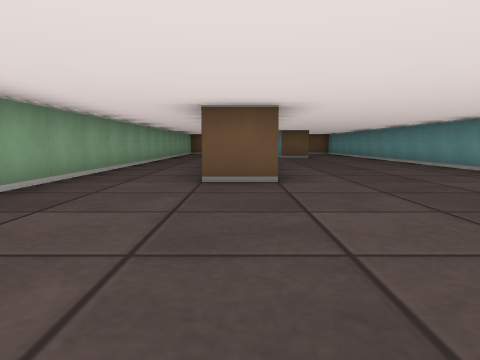
View 1 (above)

21 first-person views from a walk through a cub3D ray-caster map. The camera is about half as high as the walls, tilts 6° down and sees 70° across. The floor is counted in squares. Each view is taken from the middle of a square. On the plan, view 1 faces up. The plan holds only what a view shows up to about 9 squares ahead; the rest is blank.

View 2
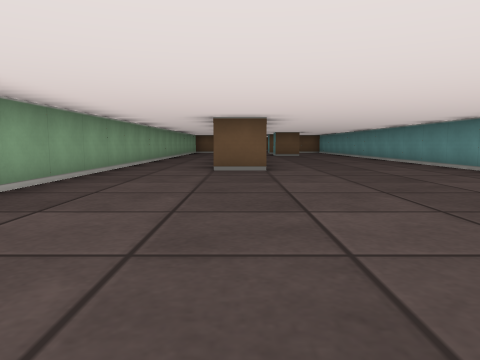

View 3
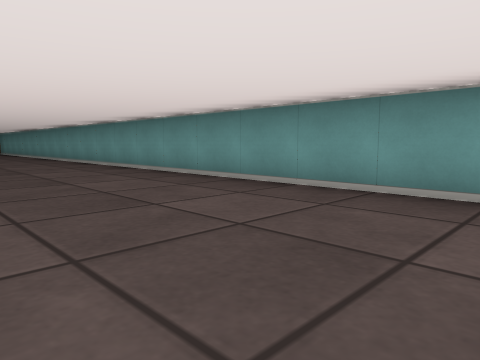

View 4
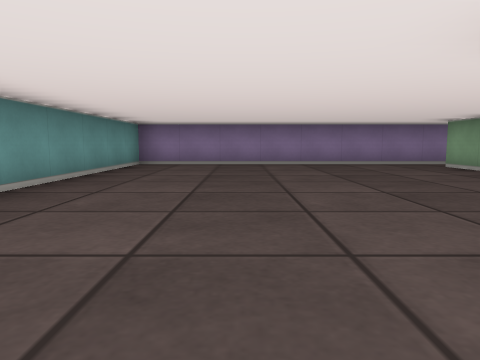

View 5
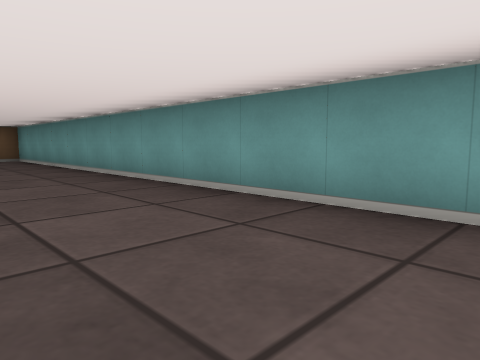

View 6
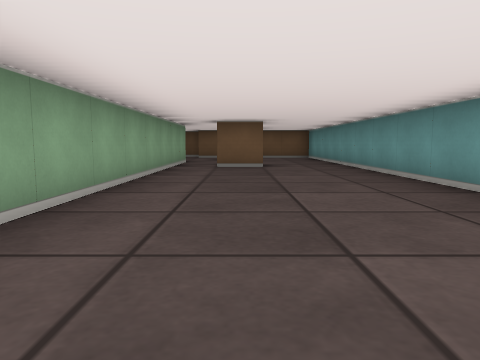

View 7
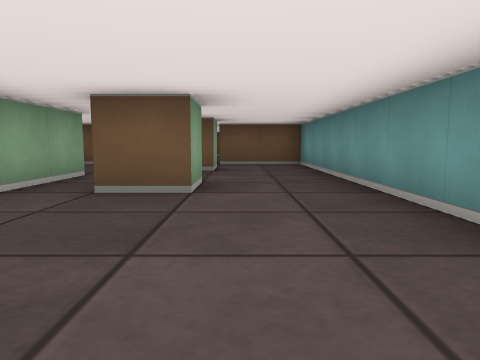

View 8
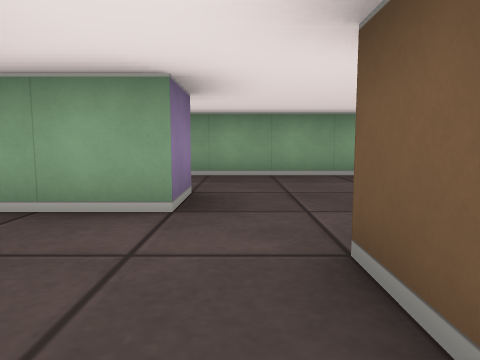

View 9
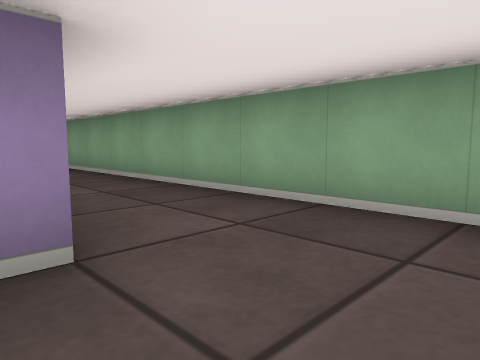

View 10
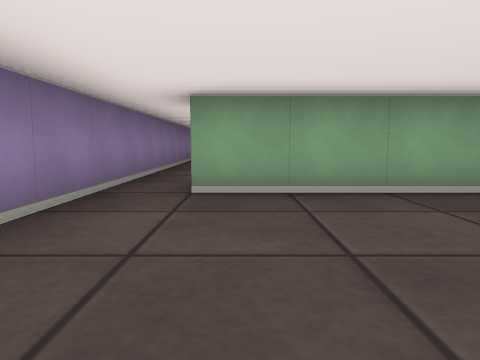

View 11
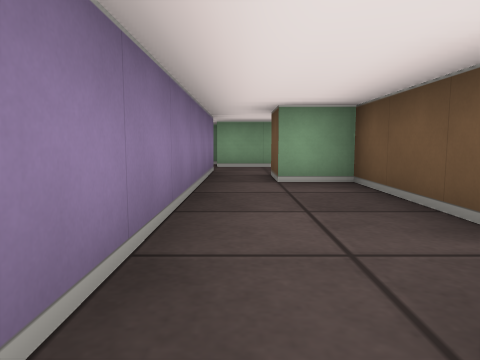

View 12
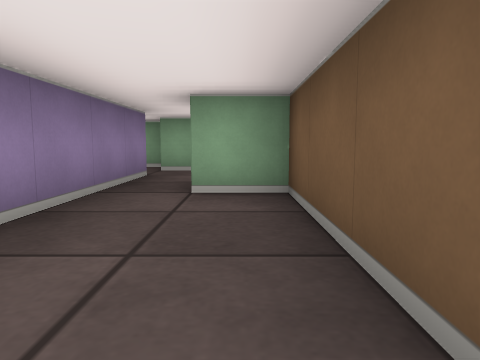

View 13
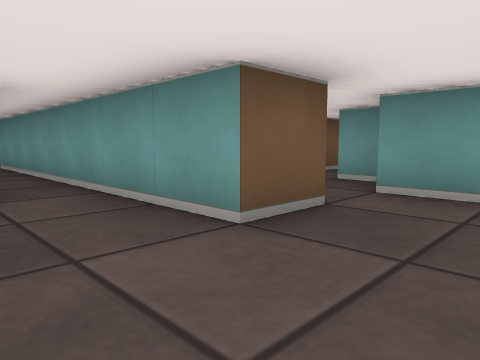

View 14
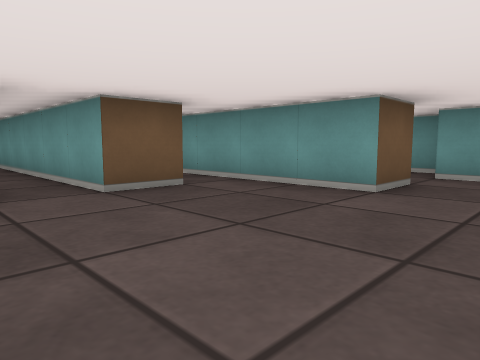

View 15
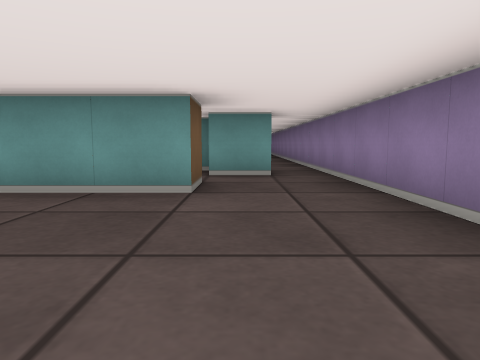

View 16
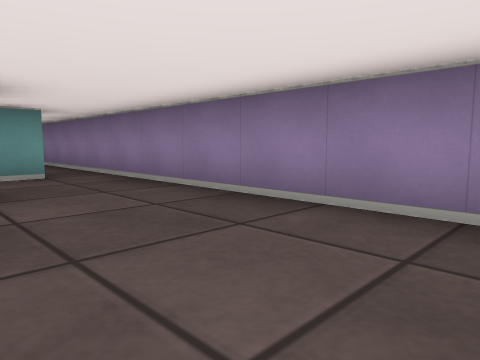

View 17
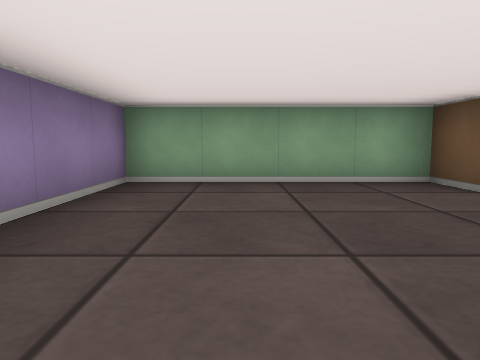

View 18
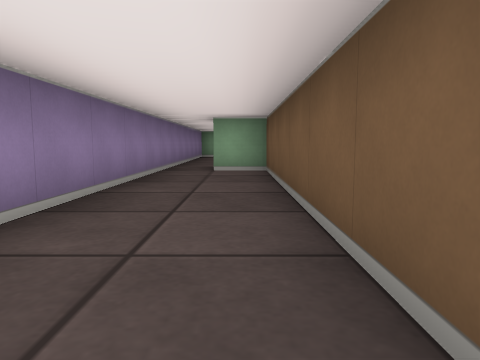

View 19
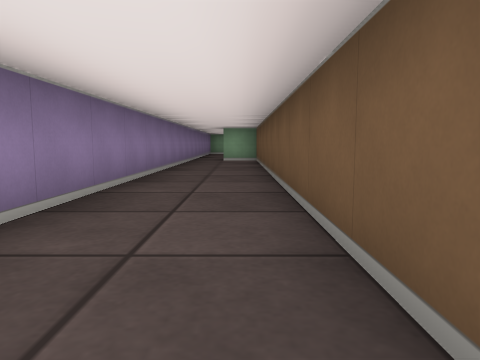

View 20
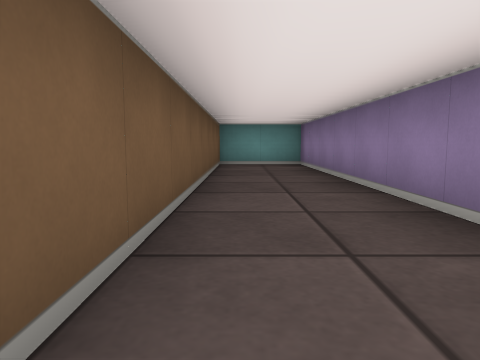

View 21
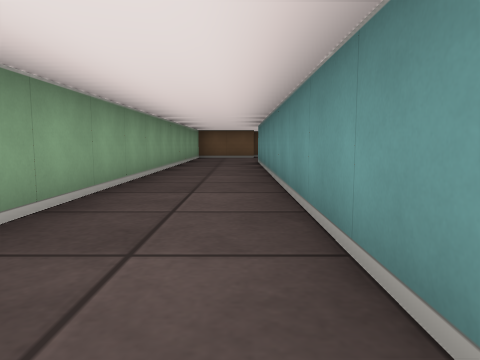

### Floor plan
Points are (right, up) in squares from view 1. A wall is a line through its corners. A room is listed if a view was taken in it or the views show most of it. See-through windows are left out.
Room 1 (views 1, 2, 3, 4, 5, 6, 7, 8, 9, 10, 21)
walls: (-0.5, 5.6) (-0.5, 14.1); (0.6, 4.5) (-0.5, 4.5); (2.5, 13.5) (2.5, 12.5) (1.5, 12.5); (-0.6, 14.5) (0.5, 14.5) (0.5, 7); (2.5, 16.2) (2.5, 15.5) (1.5, 15.5); (-2.5, -2.5) (4.5, -2.5) (4.5, 17.5) (2.5, 17.5); (-2.5, 16.9) (-2.5, -1.5)
ways out: opening at (-3, -2) to room 2
Room 2 (views 11, 12)
walls: (-4.6, -0.5) (-6.5, -0.5); (-6.5, -2.5) (-2.5, -2.5); (-7.5, -0.5) (-7.5, -1.5)
ways out: opening at (-3, -2) to room 1; opening at (-7, -2)
Room 3 (views 13, 14, 15, 16, 17)
walls: (-13.4, -1.5) (-14.5, -1.5) (-14.5, 0.4); (-15.5, -1.5) (-16.5, -1.5) (-16.5, -5.5) (-8.5, -5.5); (-11.4, -3.5) (-12.5, -3.5) (-12.5, 3.5); (-10.5, -4.6) (-10.5, -3.5); (-8.5, -3.5) (-9.5, -3.5)
ways out: opening at (-9, -5) to room 4; opening at (-15, 1); opening at (-13, 3); opening at (-11, -4)
Room 4 (views 18, 19, 20)
walls: (-8.5, -5.5) (4.5, -5.5) (4.5, -3.5) (-8.5, -3.5); (-9.5, -3.5) (-9.5, -4.5)
ways out: opening at (-9, -5) to room 3

Where each view was taken, in squares from view 1:
view 1: 0 up, 0 right, facing up
view 2: 2 down, 0 right, facing up
view 3: 2 down, 1 right, facing up-right
view 4: 6 up, 2 right, facing down
view 5: 6 up, 2 right, facing up-right
view 6: 5 up, 2 right, facing up
view 7: 9 up, 3 right, facing up
view 8: 15 up, 3 right, facing left
view 9: 16 up, 0 right, facing down-left
view 10: 1 down, 1 right, facing left
view 11: 2 down, 3 left, facing left
view 12: 1 down, 4 left, facing left
view 13: 5 down, 14 left, facing up-right
view 14: 5 down, 16 left, facing up-right
view 15: 4 down, 16 left, facing right
view 16: 3 down, 16 left, facing down-right
view 17: 4 down, 12 left, facing left
view 18: 4 down, 3 left, facing left
view 19: 4 down, 1 right, facing left
view 20: 4 down, 4 left, facing right
view 21: 5 up, 1 left, facing up
